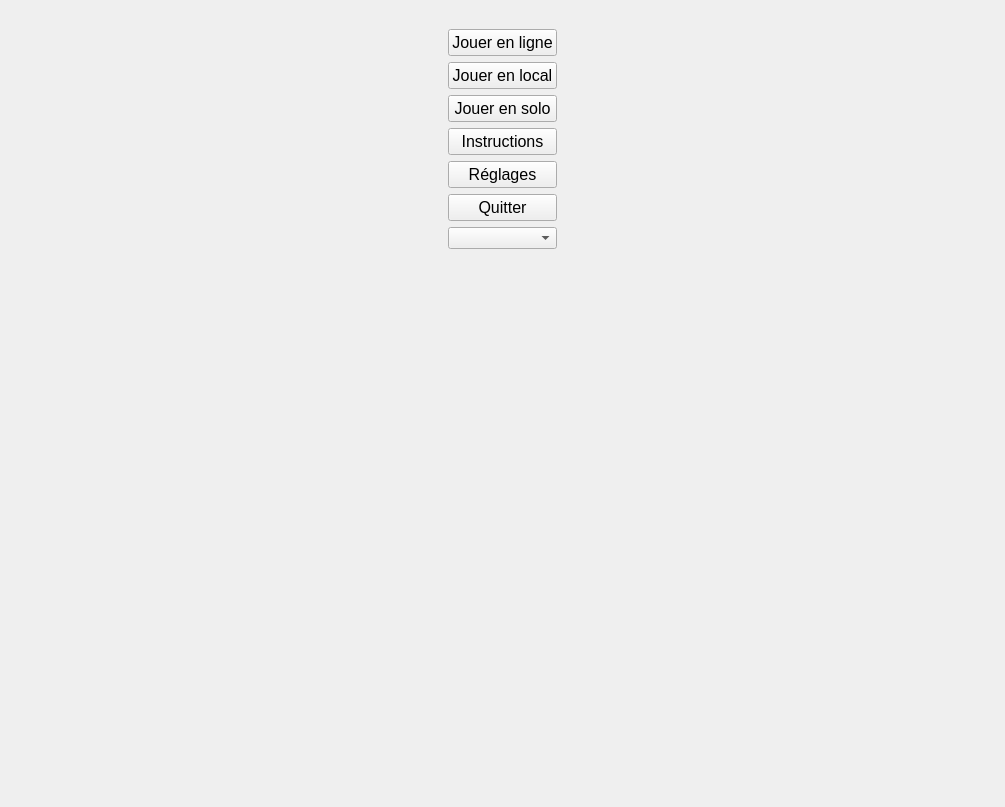
<?xml version="1.0" encoding="UTF-8"?>
<ui version="4.0">
 <class>Accueil</class>
 <widget class="QWidget" name="Accueil">
  <property name="geometry">
   <rect>
    <x>0</x>
    <y>0</y>
    <width>1005</width>
    <height>807</height>
   </rect>
  </property>
  <property name="mouseTracking">
   <bool>true</bool>
  </property>
  <property name="windowTitle">
   <string>Form</string>
  </property>
  <property name="styleSheet">
   <string notr="true">
QWidget#centralWidget {
	background-image: url(:/icones/jacky/jacky.jpg);
}
</string>
  </property>
  <layout class="QGridLayout" name="gridLayout">
   <property name="leftMargin">
    <number>0</number>
   </property>
   <property name="topMargin">
    <number>0</number>
   </property>
   <property name="rightMargin">
    <number>0</number>
   </property>
   <property name="bottomMargin">
    <number>0</number>
   </property>
   <item row="0" column="0">
    <widget class="QWidget" name="accueil_widget" native="true">
     <layout class="QGridLayout" name="gridLayout_2">
      <item row="4" column="1">
       <widget class="QLabel" name="titre">
        <property name="maximumSize">
         <size>
          <width>16777</width>
          <height>16777</height>
         </size>
        </property>
        <property name="cursor">
         <cursorShape>ArrowCursor</cursorShape>
        </property>
        <property name="text">
         <string/>
        </property>
        <property name="pixmap">
         <pixmap>:/new/prefix1/src/titre_light.png</pixmap>
        </property>
        <property name="alignment">
         <set>Qt::AlignCenter</set>
        </property>
       </widget>
      </item>
      <item row="1" column="0" rowspan="2" colspan="2">
       <layout class="QHBoxLayout" name="horizontalLayout">
        <item>
         <spacer name="horizontalSpacer">
          <property name="orientation">
           <enum>Qt::Horizontal</enum>
          </property>
          <property name="sizeHint" stdset="0">
           <size>
            <width>40</width>
            <height>20</height>
           </size>
          </property>
         </spacer>
        </item>
        <item>
         <layout class="QVBoxLayout" name="verticalLayout_2">
          <item>
           <widget class="QPushButton" name="button_jouer">
            <property name="font">
             <font>
              <pointsize>12</pointsize>
              <kerning>true</kerning>
             </font>
            </property>
            <property name="cursor">
             <cursorShape>PointingHandCursor</cursorShape>
            </property>
            <property name="mouseTracking">
             <bool>true</bool>
            </property>
            <property name="text">
             <string>Jouer en ligne</string>
            </property>
           </widget>
          </item>
          <item>
           <widget class="QPushButton" name="button_offline">
            <property name="font">
             <font>
              <pointsize>12</pointsize>
             </font>
            </property>
            <property name="cursor">
             <cursorShape>PointingHandCursor</cursorShape>
            </property>
            <property name="text">
             <string>Jouer en local</string>
            </property>
           </widget>
          </item>
          <item>
           <widget class="QPushButton" name="button_solo">
            <property name="font">
             <font>
              <pointsize>12</pointsize>
             </font>
            </property>
            <property name="cursor">
             <cursorShape>PointingHandCursor</cursorShape>
            </property>
            <property name="text">
             <string>Jouer en solo</string>
            </property>
           </widget>
          </item>
          <item>
           <widget class="QPushButton" name="button_instructions">
            <property name="font">
             <font>
              <pointsize>12</pointsize>
             </font>
            </property>
            <property name="cursor">
             <cursorShape>PointingHandCursor</cursorShape>
            </property>
            <property name="text">
             <string>Instructions</string>
            </property>
           </widget>
          </item>
          <item>
           <widget class="QPushButton" name="pushButton_options">
            <property name="font">
             <font>
              <pointsize>12</pointsize>
             </font>
            </property>
            <property name="cursor">
             <cursorShape>PointingHandCursor</cursorShape>
            </property>
            <property name="text">
             <string>Réglages</string>
            </property>
           </widget>
          </item>
          <item>
           <widget class="QPushButton" name="bouton_quitter">
            <property name="font">
             <font>
              <pointsize>12</pointsize>
             </font>
            </property>
            <property name="cursor">
             <cursorShape>PointingHandCursor</cursorShape>
            </property>
            <property name="text">
             <string>Quitter</string>
            </property>
           </widget>
          </item>
          <item>
           <widget class="QComboBox" name="langues_comboBox"/>
          </item>
         </layout>
        </item>
        <item>
         <spacer name="horizontalSpacer_2">
          <property name="orientation">
           <enum>Qt::Horizontal</enum>
          </property>
          <property name="sizeHint" stdset="0">
           <size>
            <width>40</width>
            <height>20</height>
           </size>
          </property>
         </spacer>
        </item>
       </layout>
      </item>
      <item row="0" column="0" colspan="2">
       <widget class="QLabel" name="label">
        <property name="text">
         <string/>
        </property>
        <property name="pixmap">
         <pixmap resource="ressources.qrc">:/icones/images/titre.png</pixmap>
        </property>
        <property name="alignment">
         <set>Qt::AlignCenter</set>
        </property>
       </widget>
      </item>
      <item row="3" column="0">
       <spacer name="verticalSpacer">
        <property name="orientation">
         <enum>Qt::Vertical</enum>
        </property>
        <property name="sizeHint" stdset="0">
         <size>
          <width>20</width>
          <height>40</height>
         </size>
        </property>
       </spacer>
      </item>
     </layout>
    </widget>
   </item>
  </layout>
 </widget>
 <resources>
  <include location="ressources.qrc"/>
 </resources>
 <connections/>
</ui>
